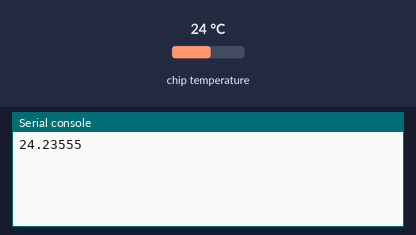
Simulated run of this program. Board: Raspberry Pi Pico running MicroPython. Shown: the last lines printed to the serial console. The test bench sets the inputs (shaded band); at power-on: chip temperature 24 °C.

Above: at 1.2 s.
1.3 s: chip temperature set to 1 °C
At 3.1 s:
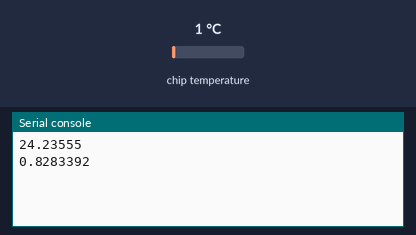
4.0 s: chip temperature set to 11 °C
At 4.6 s:
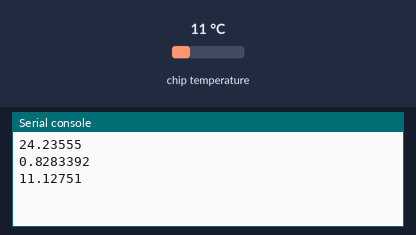
Timing chart, 0 to 7.0 s (numbered marks = the images above; inputs shaded):
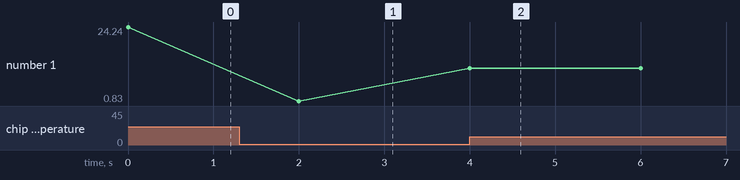

Measured:
- after the input at 1.3 s, the serial console: prints a new line after 0.70 s (image 1)
- after the input at 4.0 s, the serial console: prints a new line at once (image 2)
- plotted number 1: 24.24 → 0.83 after the input at 1.3 s, 0.83 → 11.13 after the input at 4.0 s

The program:

main.py
```python
import machine
import utime
sensor_temp = machine.ADC(4)
conversion_factor = 3.3 / (65535) #pico's datasheet
while True:
    reading = sensor_temp.read_u16() * conversion_factor
    temperature = 27 - (reading - 0.706)/0.001721
    print(temperature)
    utime.sleep(2)
```
